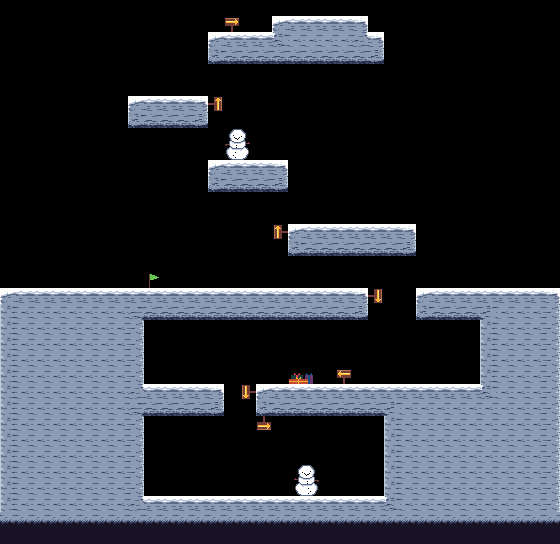

Below is a game level as drawn by its tile map, then a one-line description and the .tmx file that defines it, in full:
An orthogonal 35x34 tile map with 16x16 px tiles, 2 tile layers (collisions, decor).

<map version="1.10" tiledversion="1.10.1" orientation="orthogonal" renderorder="right-down" width="35" height="34" tilewidth="16" tileheight="16" infinite="0" nextlayerid="3" nextobjectid="1">
 <tileset firstgid="1" source="penguinGaimTileset.tsx" />
 <layer id="1" name="collisions" width="35" height="34">
  <data encoding="csv">
0,0,0,0,0,0,0,0,0,0,0,0,0,0,0,0,0,0,0,0,0,0,0,0,0,0,0,0,0,0,0,0,0,0,0,
0,0,0,0,0,0,0,0,0,0,0,0,0,0,0,0,0,1,2,2,2,2,3,0,0,0,0,0,0,0,0,0,0,0,0,
0,0,0,0,0,0,0,0,0,0,0,0,0,1,2,2,2,42,12,12,12,12,41,3,0,0,0,0,0,0,0,0,0,0,0,
0,0,0,0,0,0,0,0,0,0,0,0,0,21,22,22,22,22,22,22,22,22,22,23,0,0,0,0,0,0,0,0,0,0,0,
0,0,0,0,0,0,0,0,0,0,0,0,0,0,0,0,0,0,0,0,0,0,0,0,0,0,0,0,0,0,0,0,0,0,0,
0,0,0,0,0,0,0,0,0,0,0,0,0,0,0,0,0,0,0,0,0,0,0,0,0,0,0,0,0,0,0,0,0,0,0,
0,0,0,0,0,0,0,0,1,2,2,2,3,0,0,0,0,0,0,0,0,0,0,0,0,0,0,0,0,0,0,0,0,0,0,
0,0,0,0,0,0,0,0,21,22,22,22,23,0,0,0,0,0,0,0,0,0,0,0,0,0,0,0,0,0,0,0,0,0,0,
0,0,0,0,0,0,0,0,0,0,0,0,0,0,0,0,0,0,0,0,0,0,0,0,0,0,0,0,0,0,0,0,0,0,0,
0,0,0,0,0,0,0,0,0,0,0,0,0,0,0,0,0,0,0,0,0,0,0,0,0,0,0,0,0,0,0,0,0,0,0,
0,0,0,0,0,0,0,0,0,0,0,0,0,1,2,2,2,3,0,0,0,0,0,0,0,0,0,0,0,0,0,0,0,0,0,
0,0,0,0,0,0,0,0,0,0,0,0,0,21,22,22,22,23,0,0,0,0,0,0,0,0,0,0,0,0,0,0,0,0,0,
0,0,0,0,0,0,0,0,0,0,0,0,0,0,0,0,0,0,0,0,0,0,0,0,0,0,0,0,0,0,0,0,0,0,0,
0,0,0,0,0,0,0,0,0,0,0,0,0,0,0,0,0,0,0,0,0,0,0,0,0,0,0,0,0,0,0,0,0,0,0,
0,0,0,0,0,0,0,0,0,0,0,0,0,0,0,0,0,0,1,2,2,2,2,2,2,3,0,0,0,0,0,0,0,0,0,
0,0,0,0,0,0,0,0,0,0,0,0,0,0,0,0,0,0,21,22,22,22,22,22,22,23,0,0,0,0,0,0,0,0,0,
0,0,0,0,0,0,0,0,0,0,0,0,0,0,0,0,0,0,0,0,0,0,0,0,0,0,0,0,0,0,0,0,0,0,0,
0,0,0,0,0,0,0,0,0,0,0,0,0,0,0,0,0,0,0,0,0,0,0,0,0,0,0,0,0,0,0,0,0,0,0,
1,2,2,2,2,2,2,2,2,2,2,2,2,2,2,2,2,2,2,2,2,2,3,2684354584,0,0,1,2,2,2,2,2,2,2,3,
11,12,12,12,12,12,12,12,31,22,22,22,22,22,22,22,22,22,22,22,22,22,23,0,0,0,21,22,22,22,32,12,12,12,13,
11,12,12,12,12,12,12,12,13,0,0,0,0,0,0,0,0,0,0,0,0,0,0,0,0,0,0,0,0,0,11,12,12,12,13,
11,12,12,12,12,12,12,12,13,0,0,0,0,0,0,0,0,0,0,0,0,0,0,0,0,0,0,0,0,0,11,12,12,12,13,
11,12,12,12,12,12,12,12,13,0,0,0,0,0,0,0,0,0,0,0,0,0,0,0,0,0,0,0,0,0,11,12,12,12,13,
11,12,12,12,12,12,12,12,13,0,0,0,0,0,0,0,0,0,0,0,0,0,0,0,0,0,0,0,0,0,11,12,12,12,13,
11,12,12,12,12,12,12,12,41,2,2,2,2,3,0,0,1,2,2,2,2,2,2,2,2,2,2,2,2,2,42,12,12,12,13,
11,12,12,12,12,12,12,12,31,22,22,22,22,23,0,0,21,22,22,22,22,22,22,22,32,12,12,12,12,12,12,12,12,12,13,
11,12,12,12,12,12,12,12,13,0,0,0,0,0,0,0,0,0,0,0,0,0,0,0,11,12,12,12,12,12,12,12,12,12,13,
11,12,12,12,12,12,12,12,13,0,0,0,0,0,0,0,0,0,0,0,0,0,0,0,11,12,12,12,12,12,12,12,12,12,13,
11,12,12,12,12,12,12,12,13,0,0,0,0,0,0,0,0,0,0,0,0,0,0,0,11,12,12,12,12,12,12,12,12,12,13,
11,12,12,12,12,12,12,12,13,0,0,0,0,0,0,0,0,0,0,0,0,0,0,0,11,12,12,12,12,12,12,12,12,12,13,
11,12,12,12,12,12,12,12,13,0,0,0,0,0,0,0,0,0,0,0,0,0,0,0,11,12,12,12,12,12,12,12,12,12,13,
11,12,12,12,12,12,12,12,41,2,2,2,2,2,2,2,2,2,2,2,2,2,2,2,42,12,12,12,12,12,12,12,12,12,13,
4,4,4,4,4,4,4,4,4,4,4,4,4,4,4,4,4,4,4,4,4,4,4,4,4,4,4,4,4,4,4,4,4,4,4,
14,14,14,14,14,14,14,14,14,14,14,14,14,14,14,14,14,14,14,14,14,14,14,14,14,14,14,14,14,14,14,14,14,14,14
</data>
 </layer>
 <layer id="2" name="decor" width="35" height="34">
  <data encoding="csv">
0,0,0,0,0,0,0,0,0,0,0,0,0,0,0,0,0,0,0,0,0,0,0,0,0,0,0,0,0,0,0,0,0,0,0,
0,0,0,0,0,0,0,0,0,0,0,0,0,0,24,0,0,0,0,0,0,0,0,0,0,0,0,0,0,0,0,0,0,0,0,
0,0,0,0,0,0,0,0,0,0,0,0,0,0,0,0,0,0,0,0,0,0,0,0,0,0,0,0,0,0,0,0,0,0,0,
0,0,0,0,0,0,0,0,0,0,0,0,0,0,0,0,0,0,0,0,0,0,0,0,0,0,0,0,0,0,0,0,0,0,0,
0,0,0,0,0,0,0,0,0,0,0,0,0,0,0,0,0,0,0,0,0,0,0,0,0,0,0,0,0,0,0,0,0,0,0,
0,0,0,0,0,0,0,0,0,0,0,0,0,0,0,0,0,0,0,0,0,0,0,0,0,0,0,0,0,0,0,0,0,0,0,
0,0,0,0,0,0,0,0,0,0,0,0,0,3758096408,0,0,0,0,0,0,0,0,0,0,0,0,0,0,0,0,0,0,0,0,0,
0,0,0,0,0,0,0,0,0,0,0,0,0,0,0,0,0,0,0,0,0,0,0,0,0,0,0,0,0,0,0,0,0,0,0,
0,0,0,0,0,0,0,0,0,0,0,0,0,0,29,30,0,0,0,0,0,0,0,0,0,0,0,0,0,0,0,0,0,0,0,
0,0,0,0,0,0,0,0,0,0,0,0,0,0,39,40,0,0,0,0,0,0,0,0,0,0,0,0,0,0,0,0,0,0,0,
0,0,0,0,0,0,0,0,0,0,0,0,0,0,0,0,0,0,0,0,0,0,0,0,0,0,0,0,0,0,0,0,0,0,0,
0,0,0,0,0,0,0,0,0,0,0,0,0,0,0,0,0,0,0,0,0,0,0,0,0,0,0,0,0,0,0,0,0,0,0,
0,0,0,0,0,0,0,0,0,0,0,0,0,0,0,0,0,0,0,0,0,0,0,0,0,0,0,0,0,0,0,0,0,0,0,
0,0,0,0,0,0,0,0,0,0,0,0,0,0,0,0,0,0,0,0,0,0,0,0,0,0,0,0,0,0,0,0,0,0,0,
0,0,0,0,0,0,0,0,0,0,0,0,0,0,0,0,0,1610612760,0,0,0,0,0,0,0,0,0,0,0,0,0,0,0,0,0,
0,0,0,0,0,0,0,0,0,0,0,0,0,0,0,0,0,0,0,0,0,0,0,0,0,0,0,0,0,0,0,0,0,0,0,
0,0,0,0,0,0,0,0,0,0,0,0,0,0,0,0,0,0,0,0,0,0,0,0,0,0,0,0,0,0,0,0,0,0,0,
0,0,0,0,0,0,0,0,0,43,0,0,0,0,0,0,0,0,0,0,0,0,0,0,0,0,0,0,0,0,0,0,0,0,0,
0,0,0,0,0,0,0,0,0,0,0,0,0,0,0,0,0,0,0,0,0,0,0,0,0,0,0,0,0,0,0,0,0,0,0,
0,0,0,0,0,0,0,0,0,0,0,0,0,0,0,0,0,0,0,0,0,0,0,0,0,0,0,0,0,0,0,0,0,0,0,
0,0,0,0,0,0,0,0,0,0,0,0,0,0,0,0,0,0,0,0,0,0,0,0,0,0,0,0,0,0,0,0,0,0,0,
0,0,0,0,0,0,0,0,0,0,0,0,0,0,0,0,0,0,0,0,0,0,0,0,0,0,0,0,0,0,0,0,0,0,0,
0,0,0,0,0,0,0,0,0,0,0,0,0,0,0,0,0,0,0,0,0,0,0,0,0,0,0,0,0,0,0,0,0,0,0,
0,0,0,0,0,0,0,0,0,0,0,0,0,0,0,0,0,0,15,16,0,2147483672,0,0,0,0,0,0,0,0,0,0,0,0,0,
0,0,0,0,0,0,0,0,0,0,0,0,0,0,0,536870936,0,0,0,0,0,0,0,0,0,0,0,0,0,0,0,0,0,0,0,
0,0,0,0,0,0,0,0,0,0,0,0,0,0,0,0,0,0,0,0,0,0,0,0,0,0,0,0,0,0,0,0,0,0,0,
0,0,0,0,0,0,0,0,0,0,0,0,0,0,0,0,1073741848,0,0,0,0,0,0,0,0,0,0,0,0,0,0,0,0,0,0,
0,0,0,0,0,0,0,0,0,0,0,0,0,0,0,0,0,0,0,0,0,0,0,0,0,0,0,0,0,0,0,0,0,0,0,
0,0,0,0,0,0,0,0,0,0,0,0,0,0,0,0,0,0,0,0,0,0,0,0,0,0,0,0,0,0,0,0,0,0,0,
0,0,0,0,0,0,0,0,0,0,0,0,0,0,0,0,0,0,2147483678,2147483677,0,0,0,0,0,0,0,0,0,0,0,0,0,0,0,
0,0,0,0,0,0,0,0,0,0,0,0,0,0,0,0,0,0,2147483688,2147483687,0,0,0,0,0,0,0,0,0,0,0,0,0,0,0,
0,0,0,0,0,0,0,0,0,0,0,0,0,0,0,0,0,0,0,0,0,0,0,0,0,0,0,0,0,0,0,0,0,0,0,
0,0,0,0,0,0,0,0,0,0,0,0,0,0,0,0,0,0,0,0,0,0,0,0,0,0,0,0,0,0,0,0,0,0,0,
0,0,0,0,0,0,0,0,0,0,0,0,0,0,0,0,0,0,0,0,0,0,0,0,0,0,0,0,0,0,0,0,0,0,0
</data>
 </layer>
</map>
